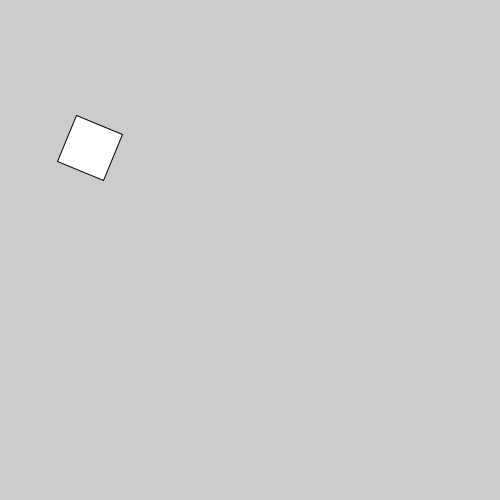
Frame 1 (no input)
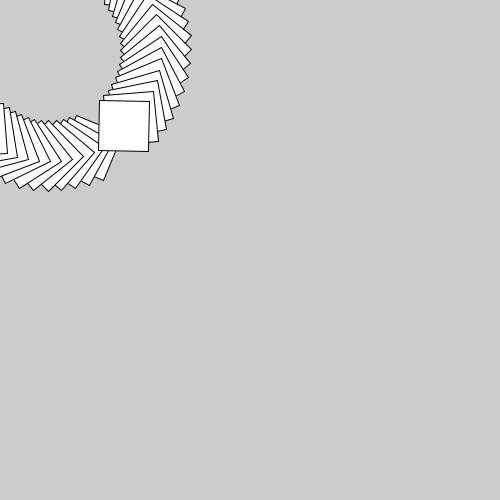
Frame 60 (the mouse pressed at the canvas centre just before this capture)
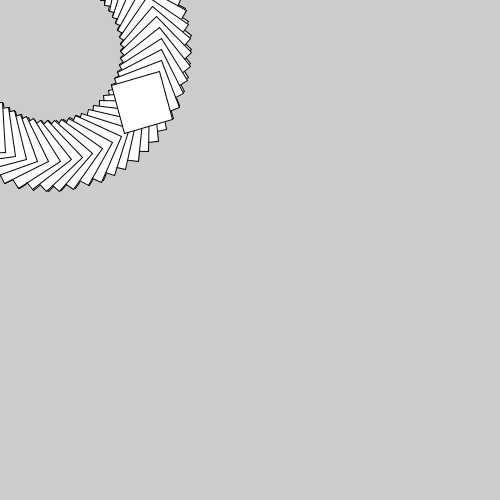
Frame 120 (the mouse held since frame 60 and released just before this capture)

The Processing sketch that drew these frames (run headless with seeded random() and noise(); from frame 60 on, the mouse is pressed at the canvas centre):

// Processing sketch: catalinajuezs10e00
// ── catalinajuezs10e00.pde
Cata [] n = new Cata [1];

void setup() {
  size(500, 500);
  for (int i = 0; i< n.length; i ++) {
    n[i] = new Cata();
  }
}

void draw () {
  //background(255);
  for (int i = 0; i< n.length; i ++) {
    n[i].cuadrado();
    n[i].mover();
  }
}
// ── Cata.pde
class Cata {
  float a;
  Cata () {
    a = 4;
  }

  void cuadrado () {   

    translate(50, 50);
    //translate((width/2)+sin(a)*10, height/2);
    rotate(a/10);
    rect(50, 50, 50, 50);
  }

  void mover() {
    a++;
  }
}
